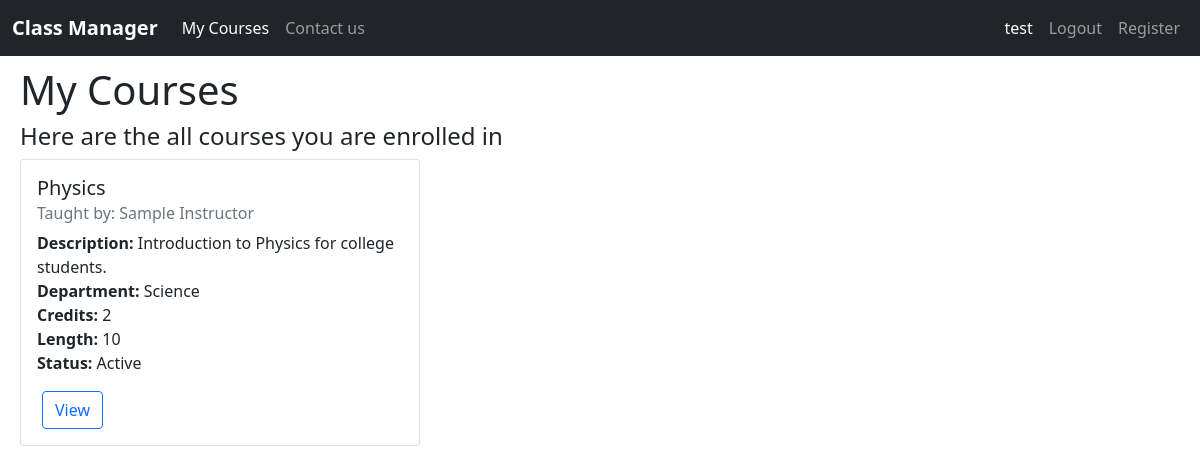
/view_joined_courses (signed in), run on the app's committed database.
### classmanager/models.py (models this page shows, shortened)
class User(AbstractUser):
    is_student = models.BooleanField(default=False)
    is_instructor = models.BooleanField(default=False)
    def __str__(self):
        return self.get_full_name()

class Course(models.Model):
    instructor = models.ForeignKey(Instructor, on_delete=models.CASCADE)
    name = models.CharField(max_length=255, blank=False, default=None)
    is_active = models.BooleanField(default=True)
    date_created = models.DateTimeField(auto_now_add=True)
    DEPARTMENTS = [
        ("Math", "Math"), ("English", "English"),
        ("Science", "Science"), ("Technology", "Technology"),
        ("Law", "Law"), ("Art", "Art"),
        ("Business", "Business"), ("Health", "Health")
    ]
    department = models.CharField(max_length=20, choices=DEPARTMENTS, default="Other")
    description = models.TextField(max_length=1000, default=None, blank=True)
    credits = models.PositiveIntegerField(default=2)
    length = models.PositiveIntegerField(default=10)

class Instructor(models.Model):
    user = models.OneToOneField(User, primary_key=True, on_delete=models.CASCADE)
    date_of_birth = models.DateField(default=date.today)
    DEPARTMENTS = [
        ("Math", "Math"), ("English", "English"),
        ("Science", "Science"), ("Technology", "Technology"),
        ("Law", "Law"), ("Art", "Art"),
        ("Business", "Business"), ("Health", "Health")
    ]
    department = models.CharField(max_length=20, choices=DEPARTMENTS, default="Other")

### classmanager/views.py (the view)
# urls.py: path("view_joined_courses", views.view_joined_courses, name="view-joined-courses"),
@login_required
def view_joined_courses(request):
    if request.user.is_student:
        student = Student.objects.get(pk=request.user)
        course_keys = Enrollment.objects.filter(student=student)
        courses = []
        for key in course_keys:
            courses.append(Course.objects.get(pk=key.course.id))
        return render(request, "classmanager/joined_courses.html", {
            "courses": courses
        })
    else:
        return HttpResponseRedirect(reverse("index"))

### classmanager/templates/classmanager/joined_courses.html
{% extends "classmanager/layout.html" %}
{% block body %}
<h1>My Courses</h1>
{% if courses|length > 0 %}
<h4>Here are the all courses you are enrolled in</h4>
{% endif %}
{% for course in courses %}
<div class="card" style="max-width: 400px;">
  <div class="card-body">
    <h5 class="card-title">{{course.name}}</h5>
    <h6 class="card-subtitle mb-2 text-muted">Taught by: {{course.instructor.user}}</h6>
    <p class="card-text">
      <strong>Description:</strong> {{course.description}} <br>
      <strong>Department:</strong> {{course.department}} <br>
      <strong>Credits:</strong> {{course.credits}} <br>
      <strong>Length:</strong> {{course.length}} <br>
      <strong>Status: </strong> Active
    </p>
    <form class="button-form" action="{% url 'view-course' course_id=course.id %}" method="GET">
      <input class="btn btn-outline-primary" type="submit" value="View" />
    </form>
  </div>
</div>
{% empty %}
<div class="card">
  <div class="card-body">
    You have not joined any class yet.
  </div>
</div>
{% endfor %}
{% endblock body %}

### classmanager/templates/classmanager/layout.html (shortened to what this page needs)
{% load static %}
<!DOCTYPE html>
<html lang="en">
<head>
    <link rel="stylesheet" href="{% static 'classmanager/styles.css' %}">
    <link href="https://cdn.jsdelivr.net/npm/bootstrap@5.0.2/dist/css/bootstrap.min.css" rel="stylesheet"
>
</head>
<body>
    <nav class="navbar navbar-expand-lg navbar-dark bg-dark">
        <div class="container-fluid">
            <a class="navbar-brand" href="{% url 'index' %}"><b>Class Manager</b></a>
            <div class="collapse navbar-collapse justify-content-between" id="navbarNavAltMarkup">
                <div class="navbar-nav">
                    {% block left-nav %}
                    {% if user.is_student %}
                    <a class="nav-link active" aria-current="page" href="{% url 'view-joined-courses' %}">My Courses</a>
                    {% endif %}
                    {% endblock left-nav %}
                    <a class="nav-link" href="{% url 'contact_us' %}">Contact us</a>
                </div>
            </div>
            <div class="collapse navbar-collapse justify-content-end" id="navbarNavAltMarkup">
                <div class="navbar-nav">
                    {% if user.is_authenticated %}
                    <a class="nav-link active" aria-current="page"
                        href="{% url 'view-my-profile' %}">{{user.username}}</a>
                    <a class="nav-link" href="{% url 'logout' %}">Logout</a>
                    {% else %}
                    <a class="nav-link" href="{% url 'login' %}">Login</a>
                    {% endif %}
                    {% block right-nav %}
                    <a class="nav-link" href="{% url 'register' %}">Register</a>
                    {% endblock right-nav %}
                </div>
            </div>
        </div>
    </nav>
    <div class="main-container">
        {% block body%}
        {% endblock body%}
    </div>
</body>
</html>

### classmanager/static/classmanager/styles.css (style rules this page uses)
.main-container { margin: 10px 20px 10px 20px; }
form { max-width: 600px; }
.button-form { margin: auto; padding: 5px; display: inline; }

### data on the page
User: username "test"
Course: name "Physics", instructor.user "Sample Instructor", description "Introduction to Physics for college students.", department "Science", credits "2", length "10"
